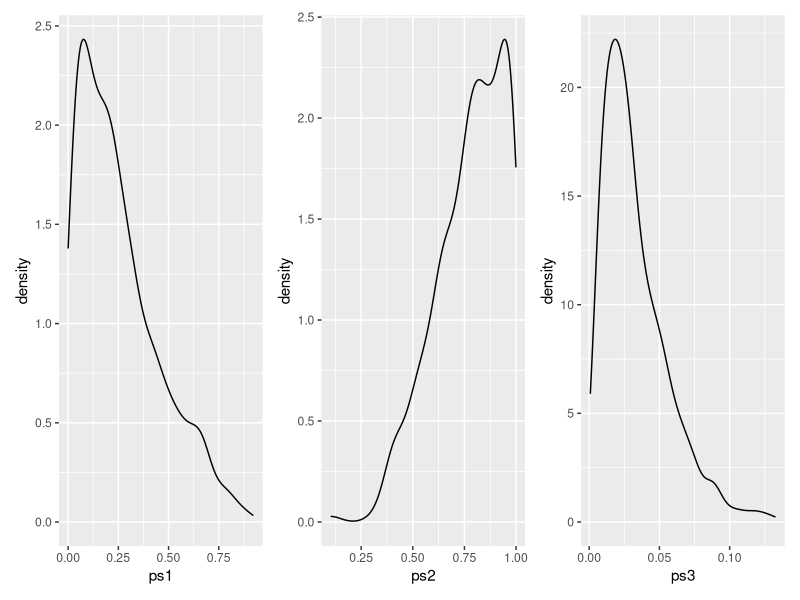
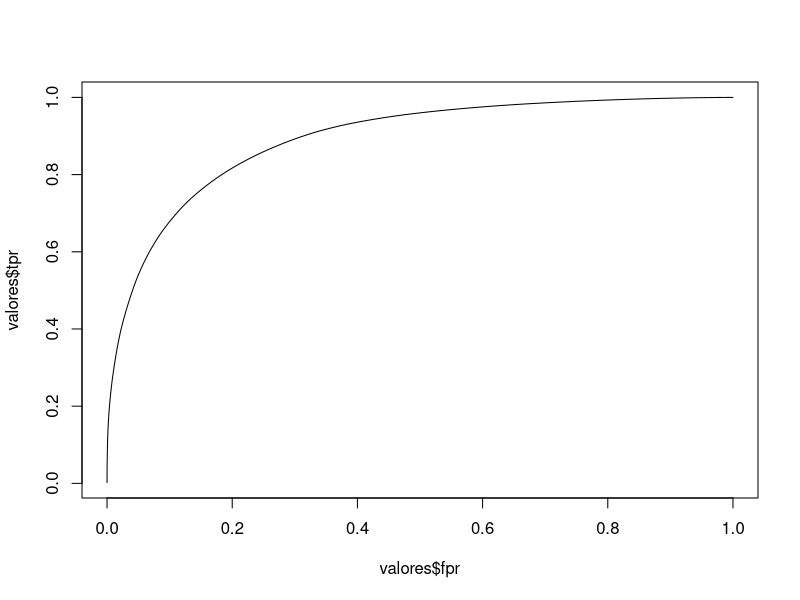

These figures' R source, in order:
## ---- chunk 1
ps1 <- rbeta(1000, 1, 3)
ps2 <- rbeta(300, 4, 1)
ps3 <- rbeta(600, 2, 60)

ps <- c(ps1, ps2, ps3)

mean(ps1) ;  mean(ps2); mean(ps3)



## ---- chunk 2
library(tidyverse)
library(patchwork)

p1 <- ggplot() + geom_density(aes(ps1))
p2 <- ggplot() + geom_density(aes(ps2))
p3 <- ggplot() + geom_density(aes(ps3))

p1 + p2 + p3

## ---- chunk 3

tpr_fpr <- function(threshold, ps) {
  yj <- ifelse(ps >= threshold, 1, 0) 
  p_false = abs(yj - ps)
  p_true = 1- p_false
  n <- length(yj)
  tp <- sum(p_true[yj == 1])
  fp <- sum(p_false[yj==1])
  tn <- sum(p_true[yj==0] )
  fn <- sum(p_false[yj==0] )
  tpr <- tp / (tp + fn)
  fpr <- fp /(fp + tn)
  return(data.frame(tpr = tpr, fpr = fpr))
}


pscortes = sort(unique(ps), decreasing = TRUE)

dfs <-  lapply(pscortes, function(x) tpr_fpr(x, ps))

valores <- do.call(rbind, dfs)


plot(valores$fpr, valores$tpr, type = "l")

simple_auc <- function(TPR, FPR){
  # inputs already sorted, best scores first 
  dFPR <- c(diff(FPR), 0)
  dTPR <- c(diff(TPR), 0)
  sum(TPR * dFPR) + sum(dTPR * dFPR)/2
}

with(valores, simple_auc(tpr, fpr))
## ---- chunk 4
labels <- rbinom(length(ps), 1, ps)
(res <- pROC::auc(labels, ps))
## ---- chunk 5

ps1_new <- rbeta(200, 1, 3)
ps2_new <- rbeta(100, 4, 1)
ps3_new <- rbeta(10000, 2, 60)

ps_new <- c(ps1_new, ps2_new, ps3_new)

## ---- chunk 6
labels <- rbinom(length(ps_new), 1, ps_new)
(res <- pROC::auc(labels, ps_new))
